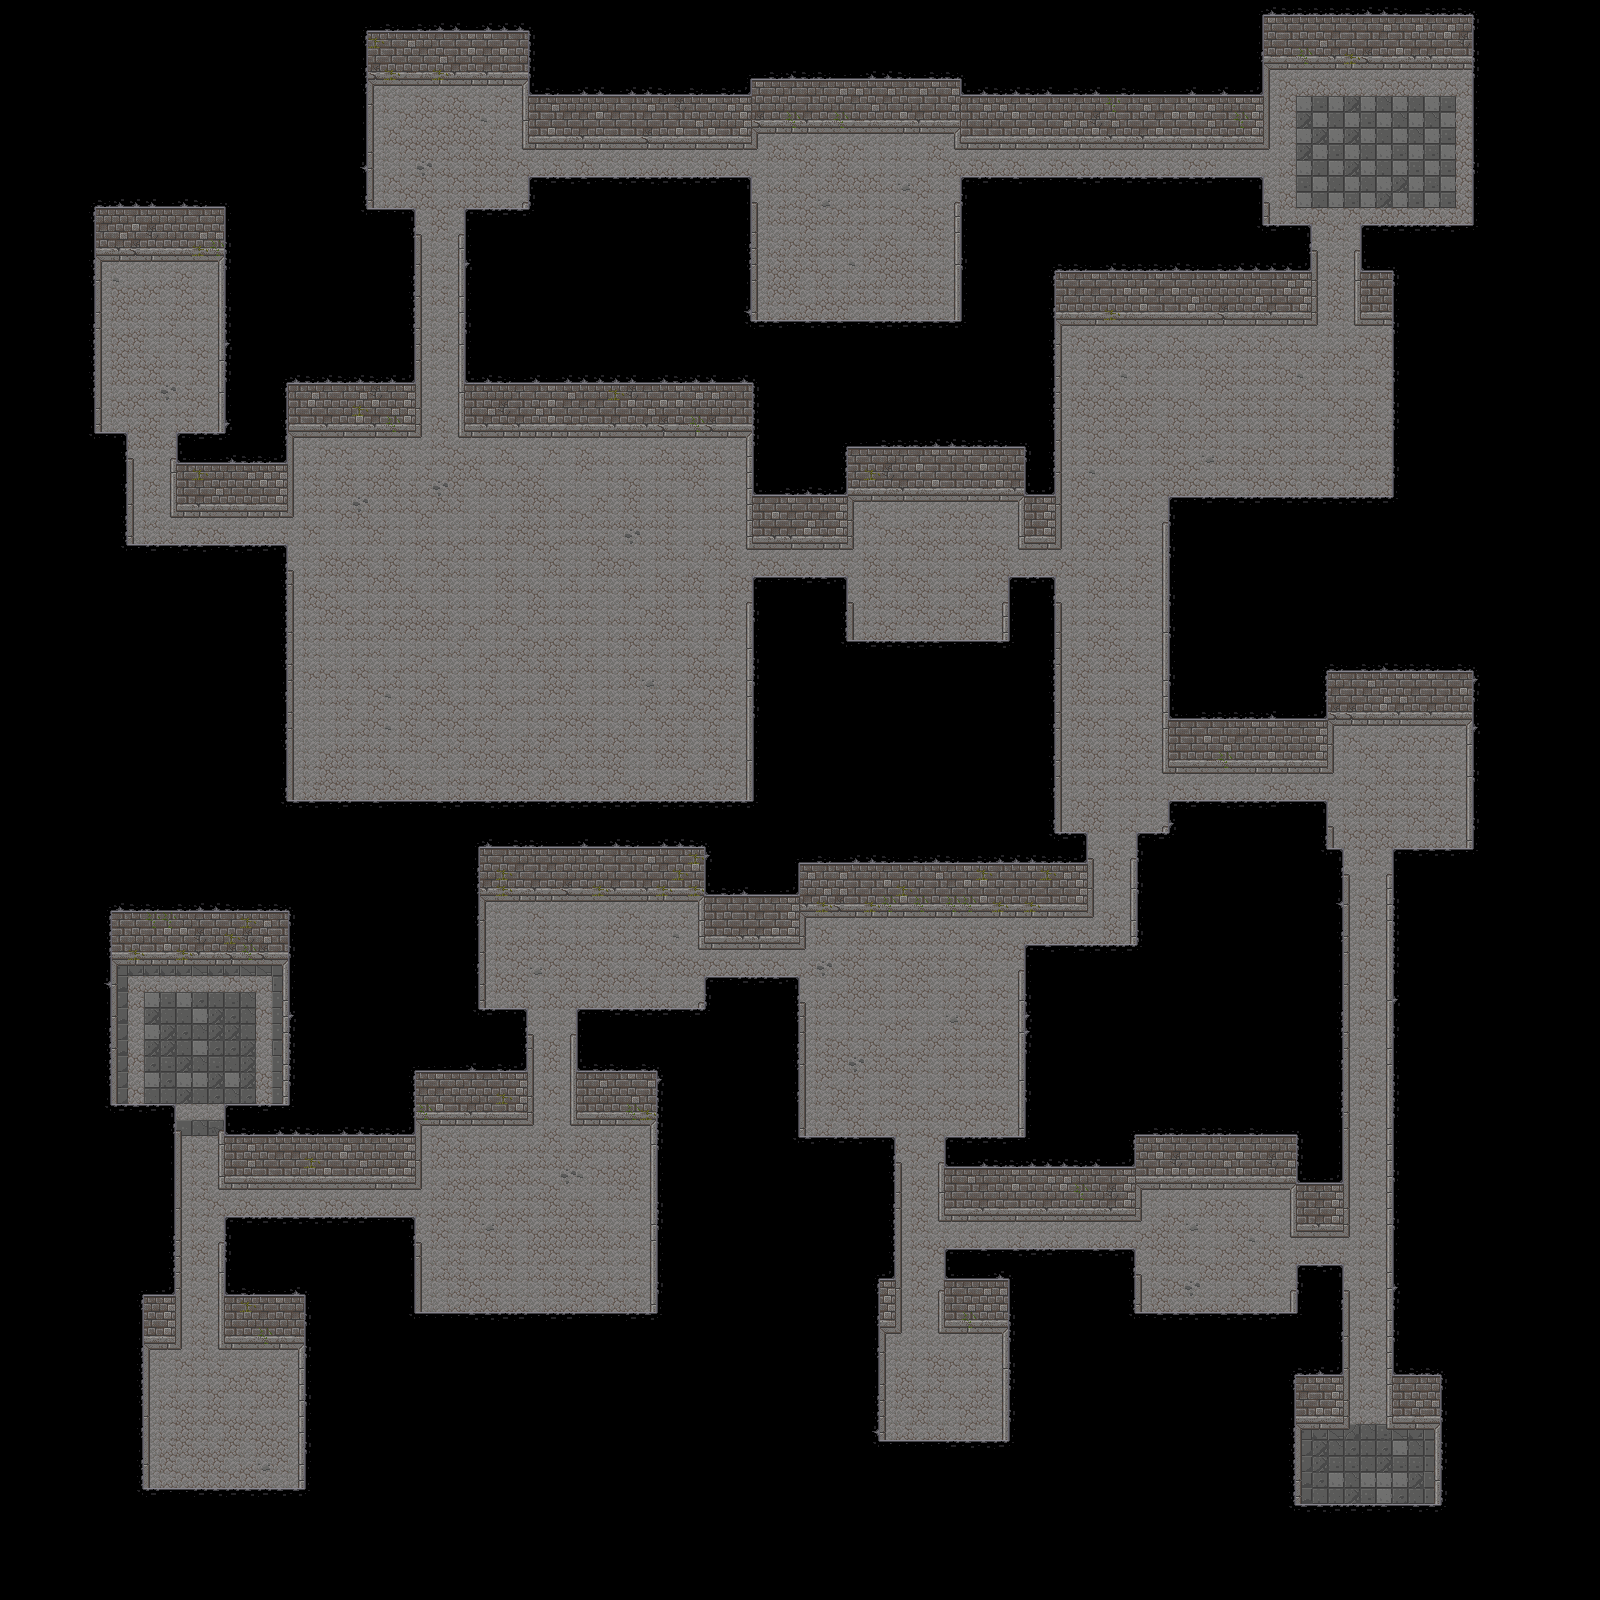

Below is a game level as drawn by its tile map, then a one-line description and the .tmx that defines it (tile-layer data replaced by summaries):
An orthogonal 100x100 tile map with 16x16 px tiles, 2 tile layers (Background, Foreground), 1 hidden layer not drawn and 5 objects (3x SpawnRoom, 2x Player Start).

<map version="1.2" tiledversion="1.2.2" orientation="orthogonal" renderorder="right-down" width="100" height="100" tilewidth="16" tileheight="16" infinite="0" backgroundcolor="#000000" nextlayerid="10" nextobjectid="29">
 <tileset firstgid="1" source="TopDownDungeon.tsx" />
 <layer id="5" name="Background" width="100" height="100">
  <data>[10000 cells, 3858 non-empty, 72 distinct tile ids]</data>
 </layer>
 <objectgroup id="4" name="Objects">
  <object id="5" name="Player1" type="Player Start" x="192.242" y="1424.01">
   <properties>
    <property name="ID" type="int" value="1" />
   </properties>
   <point />
  </object>
  <object id="6" name="Player2" type="Player Start" x="256" y="1423.91">
   <properties>
    <property name="ID" type="int" value="2" />
   </properties>
   <point />
  </object>
  <object id="24" name="BossSpawnRoom" type="SpawnRoom" x="305.333" y="446.667" width="430.667" height="342.667">
   <properties>
    <property name="Barrel" type="int" value="24" />
   </properties>
  </object>
  <object id="25" name="EnemySpawnRoom1" type="SpawnRoom" x="434.667" y="1137.33" width="205.333" height="165.333">
   <properties>
    <property name="Barrel" type="int" value="10" />
    <property name="Chest" type="int" value="15" />
    <property name="Slime" type="int" value="12" />
   </properties>
  </object>
  <object id="26" name="LootRoom" type="SpawnRoom" x="898.667" y="1346.67" width="94.6667" height="88">
   <properties>
    <property name="MediumLoot" type="int" value="12" />
   </properties>
  </object>
 </objectgroup>
 <layer id="6" name="Foreground" width="100" height="100">
  <data>[10000 cells, 1346 non-empty, 21 distinct tile ids]</data>
 </layer>
 <layer id="7" name="Collision" width="100" height="100" visible="0">
  <data>[10000 cells, 1088 non-empty, 1 distinct tile ids]</data>
 </layer>
</map>